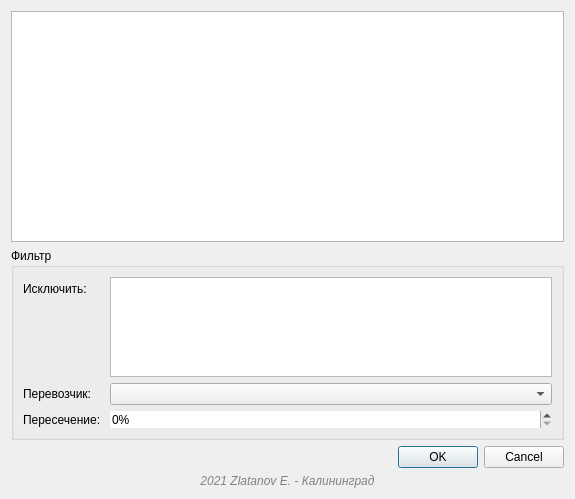
<?xml version="1.0" encoding="UTF-8"?>
<ui version="4.0">
 <class>CreateIntersectDialogBase</class>
 <widget class="QDialog" name="CreateIntersectDialogBase">
  <property name="geometry">
   <rect>
    <x>0</x>
    <y>0</y>
    <width>575</width>
    <height>499</height>
   </rect>
  </property>
  <property name="minimumSize">
   <size>
    <width>0</width>
    <height>0</height>
   </size>
  </property>
  <property name="maximumSize">
   <size>
    <width>16777215</width>
    <height>16777215</height>
   </size>
  </property>
  <property name="windowTitle">
   <string>Выберите маршрут</string>
  </property>
  <property name="modal">
   <bool>true</bool>
  </property>
  <layout class="QVBoxLayout" name="verticalLayout">
   <item>
    <widget class="QTableWidget" name="tableClickedWays">
     <property name="font">
      <font>
       <pointsize>8</pointsize>
      </font>
     </property>
     <property name="lineWidth">
      <number>1</number>
     </property>
     <property name="editTriggers">
      <set>QAbstractItemView::NoEditTriggers</set>
     </property>
     <property name="dragEnabled">
      <bool>true</bool>
     </property>
     <property name="selectionMode">
      <enum>QAbstractItemView::SingleSelection</enum>
     </property>
     <property name="selectionBehavior">
      <enum>QAbstractItemView::SelectRows</enum>
     </property>
     <property name="gridStyle">
      <enum>Qt::DotLine</enum>
     </property>
     <property name="sortingEnabled">
      <bool>true</bool>
     </property>
     <attribute name="verticalHeaderDefaultSectionSize">
      <number>17</number>
     </attribute>
    </widget>
   </item>
   <item>
    <widget class="QGroupBox" name="groupBox_filter">
     <property name="sizePolicy">
      <sizepolicy hsizetype="Preferred" vsizetype="Maximum">
       <horstretch>0</horstretch>
       <verstretch>0</verstretch>
      </sizepolicy>
     </property>
     <property name="title">
      <string>Фильтр</string>
     </property>
     <layout class="QFormLayout" name="formLayout">
      <item row="0" column="0">
       <widget class="QLabel" name="label_3">
        <property name="text">
         <string>Исключить:</string>
        </property>
       </widget>
      </item>
      <item row="0" column="1">
       <widget class="QListWidget" name="listWidget">
        <property name="maximumSize">
         <size>
          <width>16777215</width>
          <height>100</height>
         </size>
        </property>
       </widget>
      </item>
      <item row="1" column="0">
       <widget class="QLabel" name="label">
        <property name="text">
         <string>Перевозчик: </string>
        </property>
       </widget>
      </item>
      <item row="1" column="1">
       <widget class="QComboBox" name="comboBox">
        <property name="enabled">
         <bool>true</bool>
        </property>
        <property name="minimumSize">
         <size>
          <width>90</width>
          <height>0</height>
         </size>
        </property>
       </widget>
      </item>
      <item row="2" column="0">
       <widget class="QLabel" name="label_2">
        <property name="text">
         <string>Пересечение: </string>
        </property>
       </widget>
      </item>
      <item row="2" column="1">
       <widget class="QSpinBox" name="spinBox">
        <property name="mouseTracking">
         <bool>false</bool>
        </property>
        <property name="frame">
         <bool>false</bool>
        </property>
        <property name="buttonSymbols">
         <enum>QAbstractSpinBox::UpDownArrows</enum>
        </property>
        <property name="suffix">
         <string>%</string>
        </property>
        <property name="maximum">
         <number>100</number>
        </property>
        <property name="singleStep">
         <number>10</number>
        </property>
       </widget>
      </item>
     </layout>
    </widget>
   </item>
   <item>
    <widget class="QDialogButtonBox" name="button_box">
     <property name="maximumSize">
      <size>
       <width>16777215</width>
       <height>16777215</height>
      </size>
     </property>
     <property name="orientation">
      <enum>Qt::Horizontal</enum>
     </property>
     <property name="standardButtons">
      <set>QDialogButtonBox::Cancel|QDialogButtonBox::Ok</set>
     </property>
    </widget>
   </item>
   <item>
    <widget class="QLabel" name="label_8">
     <property name="font">
      <font>
       <italic>true</italic>
      </font>
     </property>
     <property name="text">
      <string>&lt;html&gt;&lt;head/&gt;&lt;body&gt;&lt;p&gt;&lt;span style=&quot; color:#828282;&quot;&gt;2021 Zlatanov E. - Калининград&lt;/span&gt;&lt;/p&gt;&lt;/body&gt;&lt;/html&gt;</string>
     </property>
     <property name="alignment">
      <set>Qt::AlignCenter</set>
     </property>
    </widget>
   </item>
  </layout>
 </widget>
 <resources/>
 <connections>
  <connection>
   <sender>button_box</sender>
   <signal>accepted()</signal>
   <receiver>CreateIntersectDialogBase</receiver>
   <slot>accept()</slot>
   <hints>
    <hint type="sourcelabel">
     <x>20</x>
     <y>20</y>
    </hint>
    <hint type="destinationlabel">
     <x>20</x>
     <y>20</y>
    </hint>
   </hints>
  </connection>
  <connection>
   <sender>button_box</sender>
   <signal>rejected()</signal>
   <receiver>CreateIntersectDialogBase</receiver>
   <slot>reject()</slot>
   <hints>
    <hint type="sourcelabel">
     <x>20</x>
     <y>20</y>
    </hint>
    <hint type="destinationlabel">
     <x>20</x>
     <y>20</y>
    </hint>
   </hints>
  </connection>
 </connections>
</ui>
